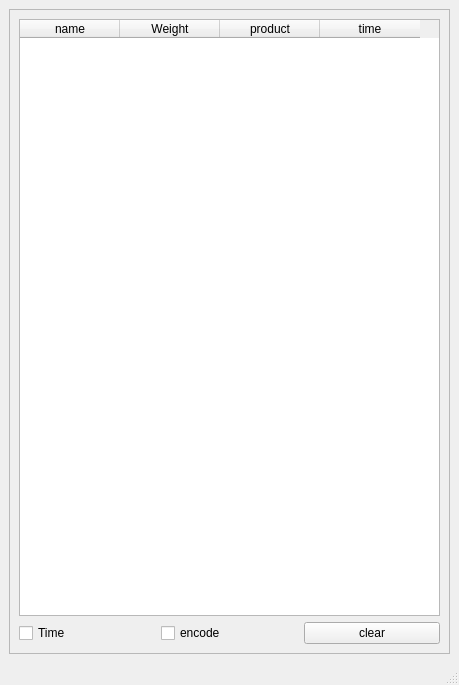
<?xml version="1.0" encoding="UTF-8"?>
<ui version="4.0">
 <class>MainWindow</class>
 <widget class="QMainWindow" name="MainWindow">
  <property name="geometry">
   <rect>
    <x>0</x>
    <y>0</y>
    <width>459</width>
    <height>685</height>
   </rect>
  </property>
  <property name="windowTitle">
   <string notr="true">MainWindow</string>
  </property>
  <widget class="QWidget" name="centralwidget">
   <layout class="QGridLayout" name="gridLayout_2">
    <item row="0" column="0">
     <widget class="QFrame" name="frame">
      <property name="minimumSize">
       <size>
        <width>441</width>
        <height>401</height>
       </size>
      </property>
      <property name="frameShape">
       <enum>QFrame::StyledPanel</enum>
      </property>
      <property name="frameShadow">
       <enum>QFrame::Raised</enum>
      </property>
      <layout class="QGridLayout" name="gridLayout">
       <item row="1" column="0">
        <layout class="QVBoxLayout" name="verticalLayout">
         <item>
          <layout class="QHBoxLayout" name="horizontalLayout">
           <item>
            <widget class="QCheckBox" name="checkBox">
             <property name="text">
              <string>Time</string>
             </property>
            </widget>
           </item>
           <item>
            <widget class="QCheckBox" name="checkBox_2">
             <property name="text">
              <string>encode</string>
             </property>
            </widget>
           </item>
           <item>
            <widget class="QPushButton" name="pushButton">
             <property name="text">
              <string>clear</string>
             </property>
            </widget>
           </item>
          </layout>
         </item>
        </layout>
       </item>
       <item row="0" column="0">
        <widget class="QTableWidget" name="tableWidget">
         <property name="minimumSize">
          <size>
           <width>12</width>
           <height>0</height>
          </size>
         </property>
         <column>
          <property name="text">
           <string>name</string>
          </property>
         </column>
         <column>
          <property name="text">
           <string>Weight</string>
          </property>
         </column>
         <column>
          <property name="text">
           <string>product</string>
          </property>
         </column>
         <column>
          <property name="text">
           <string>time</string>
          </property>
         </column>
        </widget>
       </item>
      </layout>
     </widget>
    </item>
   </layout>
   <zorder>frame</zorder>
   <zorder></zorder>
  </widget>
  <widget class="QMenuBar" name="menubar">
   <property name="geometry">
    <rect>
     <x>0</x>
     <y>0</y>
     <width>459</width>
     <height>25</height>
    </rect>
   </property>
  </widget>
  <widget class="QStatusBar" name="statusbar"/>
 </widget>
 <resources/>
 <connections/>
</ui>
